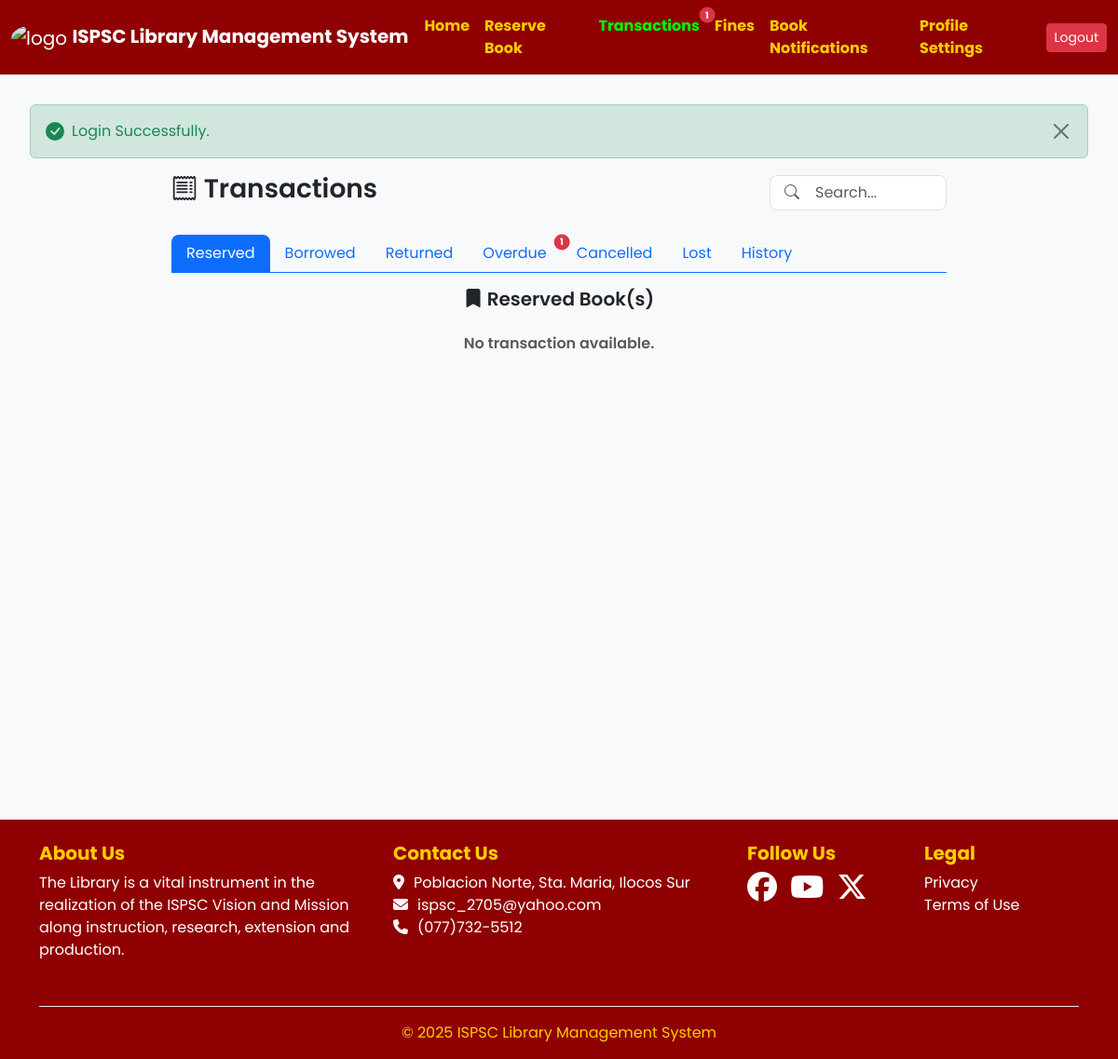
/transactions.php (signed in), run on an earlier commit of the app's database.
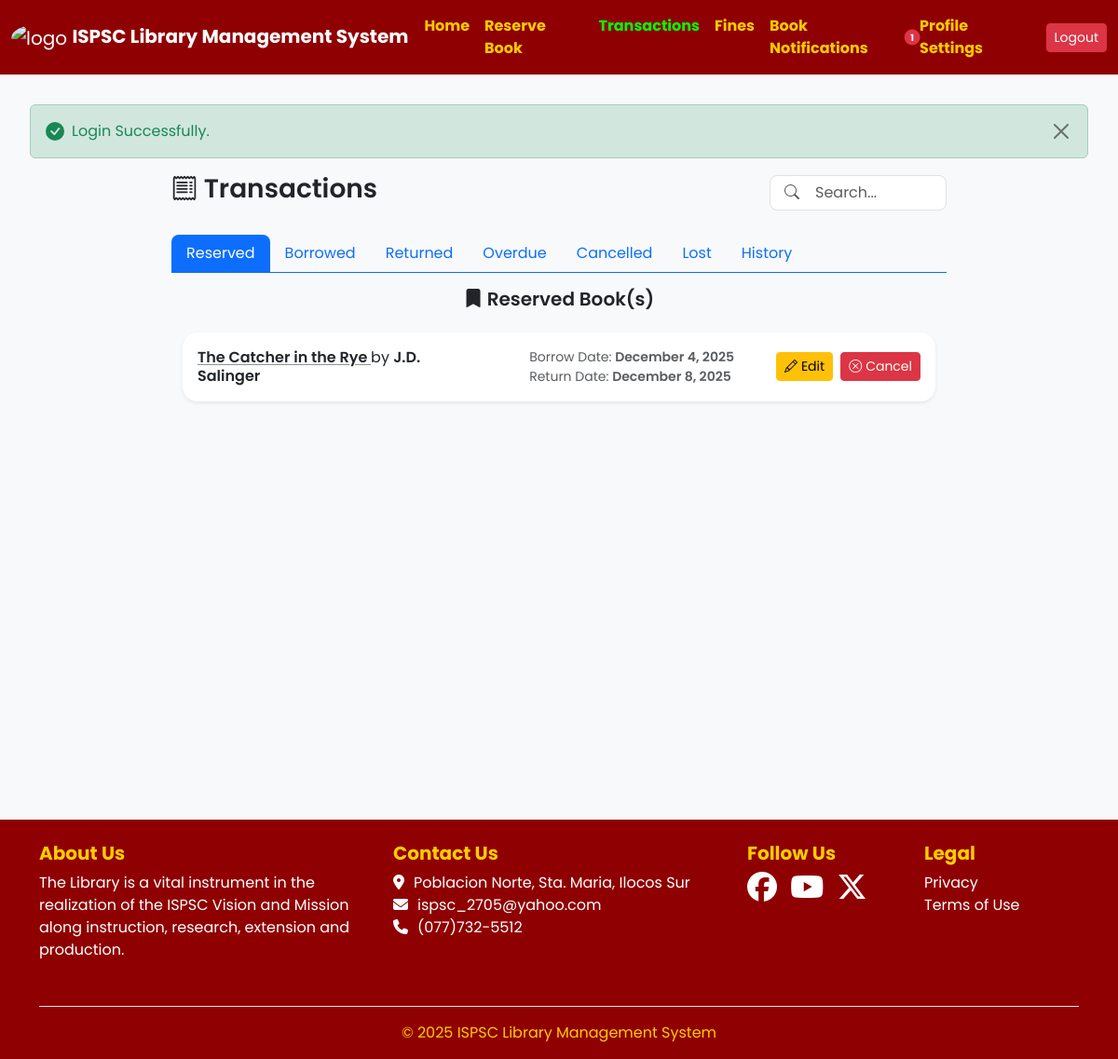
And on a later commit of the database.
### tables this page shows
CREATE TABLE `transactions` (
  `id` int(11) NOT NULL,
  `user_id` int(11) NOT NULL,
  `book_id` int(11) NOT NULL,
  `reserve_date` datetime DEFAULT current_timestamp(),
  `borrow_date` datetime DEFAULT NULL,
  `return_date` datetime DEFAULT NULL,
  `due_date` datetime DEFAULT NULL,
  `returned_date` datetime DEFAULT NULL,
  `cancellation_date` datetime DEFAULT NULL,
  `completion_date` datetime DEFAULT NULL,
  `status` enum('Reserved','Borrowed','Returned','Cancelled','Overdue','Lost','Completed') DEFAULT 'Reserved',
  `fine_amount` decimal(10,2) DEFAULT 0.00,
  `notes` text DEFAULT NULL
);

CREATE TABLE `books` (
  `id` int(11) NOT NULL,
  `image` longblob DEFAULT NULL,
  `title` varchar(255) NOT NULL,
  `description` varchar(500) NOT NULL,
  `author` varchar(255) NOT NULL,
  `publisher` varchar(255) DEFAULT NULL,
  `publication_year` year(4) DEFAULT NULL,
  `isbn` varchar(50) DEFAULT NULL,
  `genre` varchar(100) DEFAULT NULL,
  `language` varchar(50) DEFAULT 'English',
  `availability` enum('Available','Reserved','Borrowed','Lost') DEFAULT 'Available',
  `total_copies` int(11) DEFAULT 1,
  `available_copies` int(11) DEFAULT 1,
  `created_at` timestamp NOT NULL DEFAULT current_timestamp(),
  `updated_at` timestamp NOT NULL DEFAULT current_timestamp() ON UPDATE current_timestamp()
);

### transactions.php (the view, shortened to what the changed rows need)
<?php
  include("config.php");
  include("components.php");
  $user_id = $_SESSION["id"] ?? "";
  showHeader("Transactions");
?>
<main class="p-4">
  <section class="my-3">
    <div class=" px-lg-6">
      <ul class="nav nav-pills mt-4 border-bottom border-primary" id="transactions_tab" role="tablist">
        <li class="nav-item">
          <button class="nav-link rounded-top-3 rounded-0 rounded-bottom-0 position-relative" data-bs-toggle="tab" data-bs-target="#overdue" type="button">
            Overdue
            <?php
              $overdue_notif_result = $conn->query("SELECT COUNT(id) FROM transactions WHERE status = 'Overdue' AND user_id = $user_id");
              $overdue_notif_count = $overdue_notif_result->fetch_row()[0];
              if ($overdue_notif_count > 0) {
                echo "<span class='badge bg-danger rounded-pill position-absolute top-75 start-100 translate-middle fs-7'>
                      $overdue_notif_count
                    </span>";
              }
            ?>
          </button>
        </li>
      </ul>
    </div>
  </section>
  <section class="tab-content px-lg-6">
    <div class="tab-pane show fade active" id="reserved" role="tabpanel">
      <div class="container my-4">
        <?php
          $stmt_show_reserved = $conn->prepare("SELECT
              t.*,
              b.id AS book_id,
              b.title,
              b.author
            FROM transactions t
            JOIN books b ON t.book_id = b.id
            WHERE t.user_id = ? AND status = 'Reserved'");
          $stmt_show_reserved->bind_param("i", $_SESSION["id"]);
          $stmt_show_reserved->execute();
          $reserved_result = $stmt_show_reserved->get_result();
          if ($reserved_result->num_rows == 0) {
            echo '<p class="text-center text-muted fw-semibold mt-4">No transaction available.</p>';
          }
          while ($reserved_row = $reserved_result->fetch_assoc()):
            $borrow_date = date("F j, Y", strtotime($reserved_row["borrow_date"]));
            $return_date = date("F j, Y", strtotime($reserved_row["return_date"]));
        ?>
            <div class="card transaction border-0 shadow-sm rounded-4 mb-3 cursor-pointer"
              data-title="<?= $reserved_row["title"] ?>"
              data-author="<?= $reserved_row["author"] ?>"
              data-reservedate="<?= $reserved_row["reserve_date"] ?>"
              data-borrowdate="<?= $reserved_row["borrow_date"] ?>"
              data-returndate="<?= $reserved_row["return_date"] ?>"
              data-duedate="<?= $reserved_row["due_date"] ?>"
              data-status="<?= $reserved_row["status"] ?>"
            >
                <div class="card-body">
                  <div class="row justify-content-between align-items-center">
                    <div class="col-md-5">
                      <div class="d-flex justify-content-between align-items-center gap-2">
                        <h6 class="mb-0 fw-normal">
                          <a href="book_information.php?book_id=<?= $reserved_row["book_id"]; ?>&source=transactions&tab=reserved" class="text-dark fw-semibold link-offset-1 link-underline-dark link-underline-opacity-50 link-underline-opacity-75-hover">
                            <?= $reserved_row["title"] ?>
                          </a>
                          by
                          <span class="fw-semibold">  <?= $reserved_row["author"] ?></span>
                        </h6>
                      </div>
                    </div>
                    <div class="col-md-4 my-2 my-md-0 d-flex justify-content-lg-end">
                      <small class="text-muted text-start">
                        <span class="d-block">
                          Borrow Date: <span class="fw-semibold"><?= "$borrow_date" ?></span>
                        </span>
                        <span class="d-block">
                          Return Date: <span class="fw-semibold"><?= "$return_date" ?></span>
                        </span>
                      </small>
                    </div>
                    <div class="col-md-3 d-flex justify-content-lg-end align-items-center flex-shrink-0 gap-2 mt-2 mt-md-0">
                      <div class="d-flex gap-2">
                        <button class="edit-button btn btn-sm btn-warning"
                          data-id="<?= $reserved_row["id"] ?>"
                          data-bookid="<?= $reserved_row["book_id"] ?>"
                          data-borrowdate="<?= $reserved_row["borrow_date"] ?>"
                          data-returndate="<?= $reserved_row["return_date"] ?>"
                          onclick="event.stopPropagation()"
                        >
                          <i class="bi bi-pencil me-1"></i>Edit
                        </button>
                        <button class="cancel-button btn btn-sm btn-danger"
                          data-id="<?= $reserved_row["id"] ?>"
                          data-bookid="<?= $reserved_row["book_id"] ?>"
                          onclick="event.stopPropagation()"
                        >
                          <i class="bi bi-x-circle me-1"></i>Cancel
                        </button>
                      </div>
                    </div>
                  </div>
                </div>
            </div>
        <?php
          endwhile;
        ?>
      </div>
    </div>
  </section>
</main>
<?php
  showFooter();
?>

### components.php (shortened to what the changed rows need)
<?php
  function includeLinkScript() {
?>
    <link rel="stylesheet" href="https://cdn.jsdelivr.net/npm/bootstrap@5.3.7/dist/css/bootstrap.min.css">
    <link href="https://cdn.jsdelivr.net/npm/bootstrap-icons/font/bootstrap-icons.css" rel="stylesheet">
    <link rel="stylesheet" href="stylesheet.css">
<?php
  }
  function showHeader($pageTitle) {
    $pageName = ($pageTitle == "Home") ? "index" : strtolower(str_replace(" ","_",$pageTitle));
?>
    <!DOCTYPE html>
    <html lang="en">
    <head>
      <?php includeLinkScript(); ?>
    </head>
    <body>
      <nav class="navbar navbar-expand-lg sticky-top" data-bs-theme="dark">
        <div class="container-fluid">
          <div class="collapse navbar-collapse" id="navbar-content">
            <ul class="navbar-nav ms-auto mb-2 mb-lg-0">
              <li class="nav-item <?= (!isset($_SESSION["id"])) ? "d-none" : "" ?>">
                <a class="nav-link position-relative <?= ($pageName == "transactions") ? "active" : "" ?> fw-bold" href="transactions.php">
                  Transactions
                  <?php
                    global $conn;
                    if (isset($_SESSION["id"])) {
                      $user_id = $_SESSION["id"];
                      $overdue_notif_result = $conn->query("SELECT COUNT(t.id)
                        FROM transactions t
                        JOIN books b ON t.book_id = b.id
                        WHERE t.user_id = $user_id AND t.status = 'Overdue' OR t.status = 'Lost'");
                      $overdue_notif_count = $overdue_notif_result->fetch_row()[0];
                    }
                    if ($overdue_notif_count > 0) {
                      echo "<span class='badge bg-danger rounded-pill position-absolute top-75 start-100 translate-middle fs-7'>
                            $overdue_notif_count
                          </span>";
                    }
                  ?>
                </a>
              </li>
                  <?php
                    global $conn;
                    if (isset($_SESSION["id"])) {
                      $user_id = $_SESSION["id"];
                      $unpaid_count_result = $conn->query("SELECT COUNT(f.id) FROM fines f JOIN transactions t ON f.transaction_id = t.id WHERE t.user_id = $user_id AND f.status = 'Unpaid'");
                    }
                  ?>
              <li class="nav-item <?= (!isset($_SESSION["id"])) ? "d-none" : "" ?>">
                <a class="nav-link position-relative <?= ($pageName == 'book_notifications') ? 'active' : '' ?> fw-bold" href="book_notifications.php">
                  Book Notifications
                  <?php
                    $notification_count = 0;
                    if (isset($_SESSION["id"])) {
                      $user_id = $_SESSION["id"];
                      $result = $conn->query("SELECT COUNT(n.id)
                        FROM book_notifications N
                        JOIN books b ON n.book_id = b.id
                        WHERE b.available_copies > 0 AND n.user_id = $user_id AND is_read = 0");
                      $notification_count = $result->fetch_row()[0];
                    }
                    if ($notification_count > 0) {
                    echo "<span class='badge bg-danger rounded-pill position-absolute top-75 start-100 translate-middle fs-7'>
                      $notification_count
                    </span>";
                    }
                  ?>
                </a>
              </li>
            </ul>
          </div>
        </div>
      </nav>
<?php
  }
  function showFooter() {
?>
    </body>
    </html>
<?php
  }
?>

What changed in the data, as far as the page shows it:
added transactions: book.title "The Catcher in the Rye", book.author "J.D. Salinger", borrow_date "December 4, 2025", return_date "December 8, 2025"
Also different on the page:
$notification_count: (not shown) → "1"
$overdue_notif_count: "1" → (not shown)
text no longer shown: "No transaction available."
